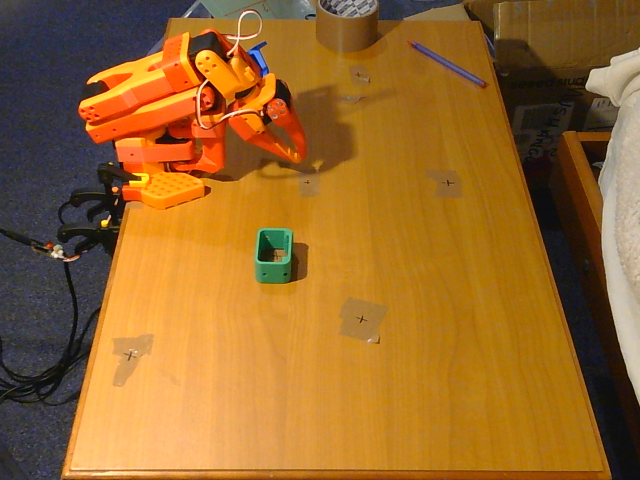
#> input picture pictures/box1.png, 640 x 480 px
$ python -i box_footprint.py   (imports and definitions only)
#> lines starting #> are read from the running program, lines starting #| are printed output that depends on the picture; after the words box and inside, x2 and y2 are one past the last pixel; in counts of white or black regions, pixels touching at a corner belong together
#> further down, picture is the input picture: shape (480, 640, 3); mean B, G, R 43.9, 104.4, 152.1
"""
Find the centre of the green box's footprint on the table from its bottom edges.

Only the box's bottom edges touch the table, so they're the only part the table homography
maps correctly. Map them to the table, fit a straight line to each visible side, then use the
box's known size to place the centre:
  two sides visible -> extend the lines to the sharp corner, step half the length and half the width
  one side visible  -> step half the other dimension in from the side's midpoint

Before importing numpy anywhere, the calling script must set MKL_THREADING_LAYER=SEQUENTIAL (see main.py).
"""

import cv2
import numpy as np

BOX_LENGTH = 0.0515  # m, sharp-corner dimensions of the footprint
BOX_WIDTH = 0.035
GREEN_LOW = np.array([36, 50, 30])  # brightness min 30, so the box still counts when it's in shadow
GREEN_HIGH = np.array([89, 255, 255])


def to_table(H, pixels):
    return cv2.perspectiveTransform(np.asarray(pixels, np.float64).reshape(-1, 1, 2), H).reshape(-1, 2)


def to_pixels(H, table_points):
    return to_table(np.linalg.inv(H), table_points)


def find_box_contour(frame):
    mask = cv2.inRange(cv2.cvtColor(frame, cv2.COLOR_BGR2HSV), GREEN_LOW, GREEN_HIGH)
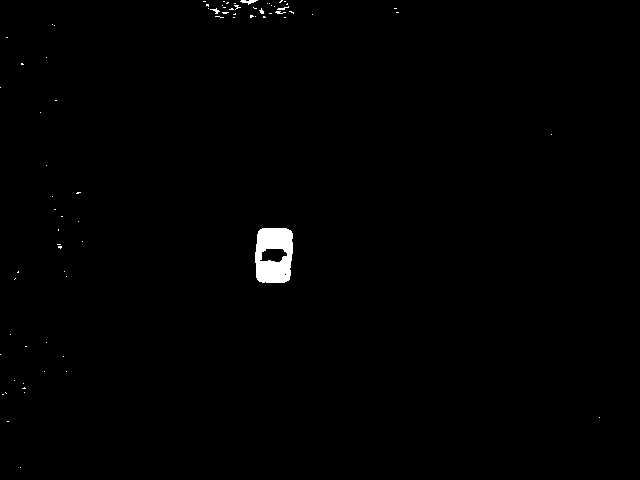
#> mask: shape (480, 640); 0.65% white; 76 white regions (72 under 20 px), largest, box (x1, y1, x2, y2) and area: (255, 228, 293, 283) 1658, (240, 0, 258, 5) 46, (210, 8, 220, 14) 24, (277, 6, 289, 10) 21
    mask = cv2.morphologyEx(mask, cv2.MORPH_CLOSE, np.ones((5, 5), np.uint8))
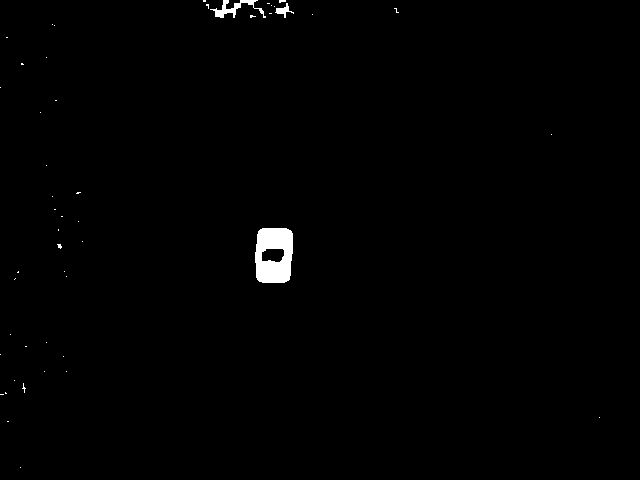
#> mask: shape (480, 640); 0.73% white; 49 white regions (46 under 20 px)
    contours, _ = cv2.findContours(mask, cv2.RETR_EXTERNAL, cv2.CHAIN_APPROX_NONE)
#> contours = 49 contours, 46 with area under 20; largest, box (x1, y1, x2, y2) and area: (255, 228, 293, 283) 1842, (210, 0, 266, 18) 228, (275, 3, 294, 18) 72
    if not contours:
        return None
    return max(contours, key=cv2.contourArea).reshape(-1, 2).astype(np.float64)


# [87 lines left out: functions bottom_edge_pieces, outline_points_on, fit_side, box_center, not called in this run]

>>> import cv2
>>> picture = cv2.imread('pictures/box1.png')
>>> result = find_box_contour(picture)
#> result = 161 pairs, first value 255 to 292, second value 228 to 282
